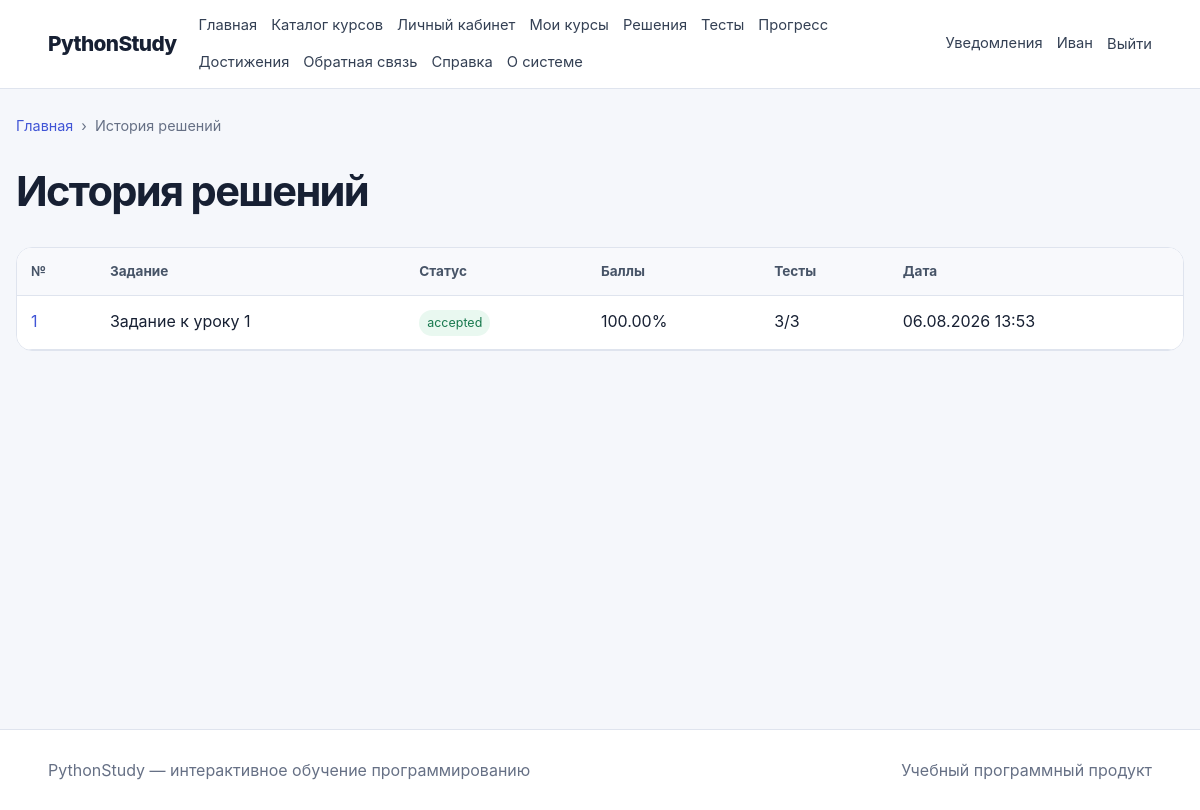
The page /student/submissions (signed in) on the database its author committed.
### app/models/user.py (models this page shows, shortened)
class User(UserMixin, TimestampMixin, db.Model):
    __tablename__ = "users"
    id = db.Column(db.BigInteger().with_variant(db.Integer, "sqlite"), primary_key=True)
    role_id = db.Column(db.BigInteger().with_variant(db.Integer, "sqlite"), db.ForeignKey("roles.id"), nullable=False)
    username = db.Column(db.String(80), unique=True, index=True)
    email = db.Column(db.String(255), unique=True, nullable=False, index=True)
    password_hash = db.Column(db.String(255), nullable=False)
    last_name = db.Column(db.String(100), nullable=False)
    first_name = db.Column(db.String(100), nullable=False)
    middle_name = db.Column(db.String(100))
    avatar_path = db.Column(db.String(500))
    status = db.Column(db.String(30), default="active", nullable=False, index=True)
    is_email_verified = db.Column(db.Boolean, default=False, nullable=False)
    last_login_at = db.Column(db.DateTime(timezone=True))
    role = db.relationship("Role", back_populates="users")
    taught_courses = db.relationship("Course", back_populates="teacher", foreign_keys="Course.teacher_id")
    enrollments = db.relationship("CourseEnrollment", back_populates="user", cascade="all, delete-orphan")
    lesson_progress = db.relationship("LessonProgress", back_populates="user", cascade="all, delete-orphan")
    submissions = db.relationship("Submission", back_populates="user", cascade="all, delete-orphan", foreign_keys="Submission.user_id")
    quiz_attempts = db.relationship("QuizAttempt", back_populates="user", cascade="all, delete-orphan")
    notifications = db.relationship("Notification", back_populates="user", cascade="all, delete-orphan")
    @property
    def is_active_account(self):
        return self.status == "active"
    @property
    def is_active(self):
        return self.is_active_account
    def has_role(self, *codes):
        return bool(self.role and self.role.code in codes)

### app/models/task.py (models this page shows)
class Submission(db.Model):
    __tablename__ = "submissions"
    id = db.Column(db.BigInteger().with_variant(db.Integer, "sqlite"), primary_key=True)
    task_id = db.Column(db.BigInteger().with_variant(db.Integer, "sqlite"), db.ForeignKey("programming_tasks.id"), nullable=False)
    user_id = db.Column(db.BigInteger().with_variant(db.Integer, "sqlite"), db.ForeignKey("users.id"), nullable=False)
    code = db.Column(db.Text, nullable=False)
    python_version = db.Column(db.String(20), default="3", nullable=False)
    status = db.Column(db.String(40), default="queued", nullable=False)
    score = db.Column(db.Numeric(5, 2), default=0, nullable=False)
    passed_tests = db.Column(db.Integer, default=0, nullable=False)
    total_tests = db.Column(db.Integer, default=0, nullable=False)
    execution_time_ms = db.Column(db.Integer)
    memory_used_kb = db.Column(db.Integer)
    stdout = db.Column(db.Text)
    stderr = db.Column(db.Text)
    teacher_comment = db.Column(db.Text)
    reviewed_by = db.Column(db.BigInteger().with_variant(db.Integer, "sqlite"), db.ForeignKey("users.id"))
    reviewed_at = db.Column(db.DateTime(timezone=True))
    submitted_at = db.Column(db.DateTime(timezone=True), default=utcnow, nullable=False)
    checked_at = db.Column(db.DateTime(timezone=True))
    task = db.relationship("ProgrammingTask", back_populates="submissions")
    user = db.relationship("User", back_populates="submissions", foreign_keys=[user_id])
    reviewer = db.relationship("User", foreign_keys=[reviewed_by])
    test_results = db.relationship("SubmissionTestResult", back_populates="submission", cascade="all, delete-orphan")

class ProgrammingTask(TimestampMixin, db.Model):
    __tablename__ = "programming_tasks"
    id = db.Column(db.BigInteger().with_variant(db.Integer, "sqlite"), primary_key=True)
    lesson_id = db.Column(db.BigInteger().with_variant(db.Integer, "sqlite"), db.ForeignKey("lessons.id"), nullable=False)
    created_by = db.Column(db.BigInteger().with_variant(db.Integer, "sqlite"), db.ForeignKey("users.id"), nullable=False)
    title = db.Column(db.String(255), nullable=False)
    slug = db.Column(db.String(255), nullable=False)
    description = db.Column(db.Text, nullable=False)
    input_description = db.Column(db.Text)
    output_description = db.Column(db.Text)
    examples = db.Column(db.Text)
    starter_code = db.Column(db.Text)
    reference_solution = db.Column(db.Text)
    difficulty = db.Column(db.String(30), default="beginner", nullable=False)
    points = db.Column(db.Integer, default=10, nullable=False)
    time_limit_seconds = db.Column(db.Numeric(5, 2), default=2, nullable=False)
    memory_limit_mb = db.Column(db.Integer, default=256, nullable=False)
    allowed_imports = db.Column(db.JSON)
    status = db.Column(db.String(30), default="draft", nullable=False)
    order_index = db.Column(db.Integer, default=1, nullable=False)
    is_required = db.Column(db.Boolean, default=True, nullable=False)
    lesson = db.relationship("Lesson", back_populates="tasks")
    author = db.relationship("User", foreign_keys=[created_by])
    test_cases = db.relationship("TaskTestCase", back_populates="task", cascade="all, delete-orphan", order_by="TaskTestCase.order_index")
    submissions = db.relationship("Submission", back_populates="task", cascade="all, delete-orphan")

### app/student/routes.py (the view)
@bp.route("/submissions")
@roles_required("student")
def submissions():
    items = Submission.query.filter_by(user_id=current_user.id).order_by(Submission.submitted_at.desc()).all()
    return render_template("student/submissions.html", submissions=items, breadcrumbs=[("Главная", "public.index"), ("История решений", None)])

### app/context_processors.py (called while the page is built)
def inject_global_context():
    return {
        "current_path": request.path,
        "is_authenticated": current_user.is_authenticated,
    }

### app/templates/student/submissions.html (shortened to what this page needs)
{% extends 'base.html' %}
{% block content %}
  <div class="page-title">
    <h1>История решений</h1>
  </div>
  <div class="table-wrap">
    <table>
      <thead>
        <tr>
          <th>№</th>
          <th>Задание</th>
          <th>Статус</th>
          <th>Баллы</th>
          <th>Тесты</th>
          <th>Дата</th>
        </tr>
      </thead>
      <tbody>
        {% for item in submissions %}
          <tr>
            <td>
              <a href="{{ url_for('student.submission_detail', submission_id=item.id) }}">{{ item.id }}</a>
            </td>
            <td>{{ item.task.title }}</td>
            <td>
              <span class="status {{ item.status }}">{{ item.status }}</span>
            </td>
            <td>{{ item.score }}%</td>
            <td>{{ item.passed_tests }}/{{ item.total_tests }}</td>
            <td>{{ item.submitted_at.strftime("%d.%m.%Y %H:%M") }}</td>
          </tr>
        {% else %}
          <tr>
            <td colspan="6">Решений пока нет.</td>
          </tr>
        {% endfor %}
      </tbody>
    </table>
  </div>
{% endblock %}

### app/templates/base.html (shortened to what this page needs)
<!DOCTYPE html>
<html lang="ru">
  <head>
    <link rel="stylesheet" href="{{ url_for('static', filename='css/main.css') }}">
    <link rel="stylesheet" href="{{ url_for('static', filename='css/responsive.css') }}">
  </head>
  <body>
    <header class="topbar">
      <a class="brand" href="{{ url_for('public.index') }}">PythonStudy</a>
      <nav class="main-nav" aria-label="Основное меню">
        <a href="{{ url_for('public.index') }}">Главная</a>
        <a href="{{ url_for('public.courses') }}">Каталог курсов</a>
        {% if current_user.is_authenticated and current_user.has_role('student') %}
          <a href="{{ url_for('student.dashboard') }}">Личный кабинет</a>
          <a href="{{ url_for('student.my_courses') }}">Мои курсы</a>
          <a href="{{ url_for('student.submissions') }}">Решения</a>
          <a href="{{ url_for('student.quiz_attempts') }}">Тесты</a>
          <a href="{{ url_for('student.progress') }}">Прогресс</a>
          <a href="{{ url_for('student.achievements') }}">Достижения</a>
        {% elif current_user.is_authenticated and current_user.has_role('teacher') %}
          <a href="{{ url_for('teacher.dashboard') }}">Кабинет преподавателя</a>
          <a href="{{ url_for('teacher.courses') }}">Мои курсы</a>
        {% elif current_user.is_authenticated and current_user.has_role('admin') %}
          <a href="{{ url_for('admin.dashboard') }}">Администрирование</a>
          <a href="{{ url_for('admin.users') }}">Пользователи</a>
          <a href="{{ url_for('admin.settings') }}">Настройки</a>
        {% endif %}
        <a href="{{ url_for('public.feedback') }}">Обратная связь</a>
        <a href="{{ url_for('public.help_page') }}">Справка</a>
        <a href="{{ url_for('public.about') }}">О системе</a>
      </nav>
      <div class="auth-zone">
        {% if current_user.is_authenticated %}
          <a href="{{ url_for('student.notifications') }}">Уведомления</a>
          <a href="{{ url_for('student.profile') }}">{{ current_user.first_name }}</a>
          <form method="post" action="{{ url_for('auth.logout') }}" class="inline-form">
            <button class="link-button" type="submit">Выйти</button>
          </form>
        {% else %}
          <a href="{{ url_for('auth.login') }}">Войти</a>
          <a class="button small" href="{{ url_for('auth.register') }}">Регистрация</a>
        {% endif %}
      </div>
    </header>
    <main class="page-shell">
      {% include 'partials/breadcrumbs.html' %}
      {% block content %}{% endblock %}
    </main>
    <footer class="footer">
      <div>PythonStudy — интерактивное обучение программированию</div>
      <div>Учебный программный продукт</div>
    </footer>
  </body>
</html>

### app/static/css/main.css (style rules this page uses)
:root { --bg: #f5f7fb; --surface: #ffffff; --surface-soft: #eef2ff; --text: #172033; --muted: #667085; --line: #dfe4ee; --primary: #4055d6; --primary-dark: #2f43b9; --success: #18794e; --danger: #b42318; --warning: #a15c00; --radius: 16px; --shadow: 0 12px 35px rgba(27, 39, 94, 0.08); }
* { box-sizing: border-box; }
html { scroll-behavior: smooth; }
body { margin: 0; font-family: Inter, -apple-system, BlinkMacSystemFont, "Segoe UI", sans-serif; color: var(--text); background: var(--bg); line-height: 1.55; }
a { color: var(--primary); text-decoration: none; }
button, input, textarea, select { font: inherit; }
button { cursor: pointer; }
.topbar { position: sticky; top: 0; z-index: 20; display: grid; grid-template-columns: auto 1fr auto; align-items: center; gap: 22px; padding: 14px 4vw; background: rgba(255,255,255,.96); border-bottom: 1px solid var(--line); backdrop-filter: blur(14px); }
.brand { font-size: 1.3rem; font-weight: 850; color: var(--text); letter-spacing: -.03em; }
.main-nav, .auth-zone { display: flex; align-items: center; gap: 14px; flex-wrap: wrap; }
.main-nav a, .auth-zone a, .link-button { color: #344054; font-size: .92rem; }
.auth-zone { justify-content: flex-end; }
.inline-form { display: inline; margin: 0; }
.link-button { border: 0; background: transparent; padding: 0; }
.page-shell { width: min(1180px, calc(100% - 32px)); margin: 0 auto; min-height: calc(100vh - 160px); padding: 26px 0 56px; }
.footer { display: flex; justify-content: space-between; gap: 16px; padding: 28px 4vw; color: var(--muted); background: #fff; border-top: 1px solid var(--line); }
.actions, .page-title, .section-heading, .dashboard-header { display: flex; align-items: center; justify-content: space-between; gap: 18px; }
.page-title { margin-bottom: 24px; }
.page-title h1, .dashboard-header h1 { margin: 0; font-size: clamp(1.8rem, 4vw, 2.6rem); letter-spacing: -.04em; }
form { display: grid; gap: 14px; }
.status { display: inline-flex; padding: 3px 8px; border-radius: 999px; background: #eef1f7; font-size: .78rem; }
.status.accepted, .status.completed { color: var(--success); background: #e9f8f0; }
.table-wrap { overflow-x: auto; border: 1px solid var(--line); border-radius: var(--radius); background: #fff; }
table { width: 100%; border-collapse: collapse; background: #fff; }
th, td { padding: 13px 14px; text-align: left; border-bottom: 1px solid var(--line); vertical-align: top; }
th { color: #475467; background: #f8f9fc; font-size: .85rem; }

### rows shown on the page
User: first_name "Иван"
Submission: id "1", task "Задание к уроку 1", status "accepted", score "100.00", passed_tests "3", total_tests "3", submitted_at "06.08.2026 13:53"

### other values the page prints
{{ item[0] }} "Главная"
{{ item[0] }} "История решений"
